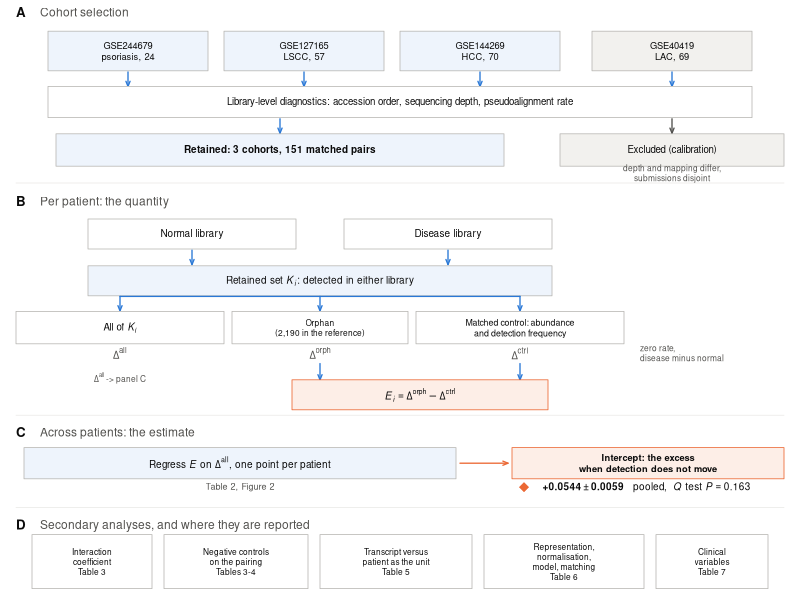
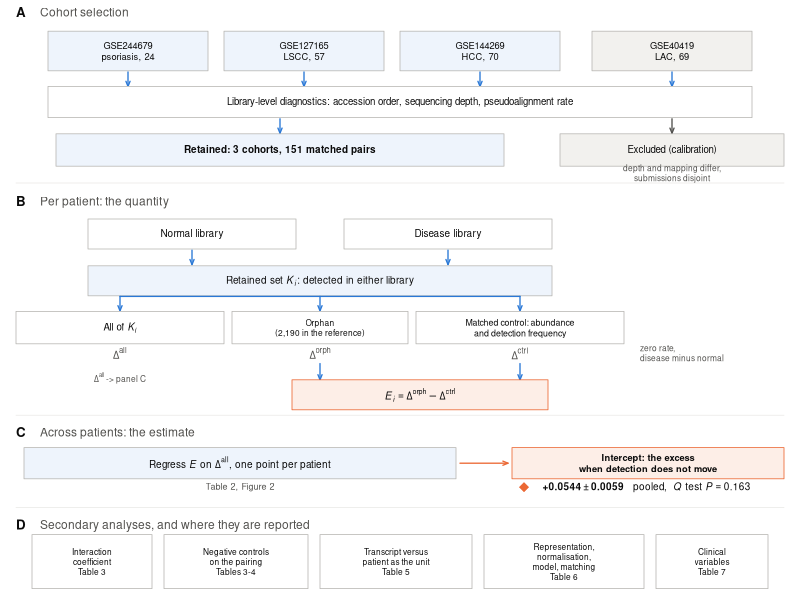

Here is the R script that generated these plots, in order:
#!/usr/bin/env Rscript
## ---------------------------------------------------------------------------
## make_fig1.R — Figure 1（解析の流れ）を作る。旧 overview.pdf の置き換え。
##
## 旧 Figure 1 は「Analysis 1--5」の構成で、その 5 本のうち 3 本が撤回された
## ので描き直しになった。新しい図が示すのは次の 4 つだけである。
##
##   A  コホートの選別（4 → 3。GSE40419 をなぜ外したか）
##   B  患者 1 人あたりの量（K_i → 3 つのゼロ率 → E_i）
##   C  患者をまたぐ推定（E を Δ^all に回帰 → **切片**が主張）
##   D  二次解析（β3、陰性対照、解析単位、感度解析、臨床変数）がどの表になるか
##
## **この図はデータを持たない。**すべて構造の説明なので、数値は主張の中核
## （切片のプール値と異質性）だけを入れてある。それ以外の数字は表に任せる。
##
## 【使い方】
##   Rscript make_fig1.R
##   OUT=Fig1.pdf W=6.7 H=7.6 Rscript make_fig1.R
##
## 【依存】base R のみ。
##
## 【配色】Figure 2 と同じ。青 #2a78d6（主たる流れ）／橙 #eb6834（切片）。
##   validate_palette.js で全項目 PASS。**色・形・位置の 3 つで区別**するので
##   白黒印刷でも読める。除外は色ではなく地のトーンで示す。
##
## 【PDF】cairo_pdf を使う。素の pdf() はフォントを埋め込まない（方針書 §9）。
##
## 【D パネルのテーブル番号は \ref の対象外である（重要）】
##   図の中に焼き込んだ "Table 3" 等は LaTeX の相互参照を通らない。本文の表を
##   増減・移動したら**必ずここを手で合わせること**。現行の対応は
##     Table 1 Table:samples      Table 5 Table:units
##     Table 2 Table:slopes       Table 6 Table:benchmark
##     Table 3 Table:interaction  Table 7 Table:clinical
##     Table 4 Table:excess-null  Table S1 Table:synthetic（巻末。カウンタを戻す）
##   Figure 1 = Fig:ovverview、Figure 2 = Fig:slopes。
##
## 【改訂】
##   2026-09-26  D パネルを 4 箱 → 5 箱。Table 6（Table:benchmark、表現・正規化・
##               モデル・マッチングの感度解析）が抜けていた。Results は 4 小節
##               あり 3.4 がこの表の節なので、二次解析の一覧から落ちているのは
##               不整合だった。幅と字の大きさを詰め、Table 6 は 4 行なので箱の
##               高さを 8.0 → 9.0 にした。
##   2026-09-26  B パネルの orphan の箱を "2,190" → "(2,190 in the reference)"。
##               2,190 は参照配列全体の orphan 数であって、K_i に絞った後の数
##               ではない（絞った後は 2,166 / 2,008 / 1,981、Table S3）。箱が
##               K_i の下流にあるので、無条件に 2,190 と書くと別の量に読める。
## ---------------------------------------------------------------------------

OUT <- Sys.getenv("OUT", "Fig1.pdf")
W   <- as.numeric(Sys.getenv("W", "6.7"))
H   <- as.numeric(Sys.getenv("H", "7.6"))
PNG <- Sys.getenv("PNG", "1") == "1"

SERIES  <- "#2a78d6"; ACCENT <- "#eb6834"
INK     <- "#0b0b0b"; MUTED  <- "#52514e"
LINE    <- "#b9b8b4"; FILL   <- "#eef4fc"   # 青の淡い地
AFILL   <- "#fdeee7"                        # 橙の淡い地
TINT    <- "#f2f1ee"; SURFACE <- "#ffffff"

## --- 部品 -------------------------------------------------------------------
## 箱。lab は複数行可（"\n" で改行）。
bx <- function(x, y, w, h, lab, fill = SURFACE, border = LINE,
               col = INK, cex = 0.62, font = 1, lwd = 0.8) {
  rect(x - w/2, y - h/2, x + w/2, y + h/2, col = fill, border = border, lwd = lwd)
  text(x, y, lab, cex = cex, col = col, font = font)
}
## 縦の矢印
va <- function(x, y0, y1, col = SERIES, lwd = 1.3)
  arrows(x, y0, x, y1, length = 0.055, angle = 22, col = col, lwd = lwd)
## 横の矢印
ha <- function(x0, x1, y, col = SERIES, lwd = 1.3)
  arrows(x0, y, x1, y, length = 0.055, angle = 22, col = col, lwd = lwd)
## パネルの見出し
pl <- function(x, y, letter, title) {
  text(x, y, letter, adj = c(0, 0.5), cex = 0.80, font = 2, col = INK)
  text(x + 3.0, y, title, adj = c(0, 0.5), cex = 0.72, col = MUTED)
}

draw <- function() {
  op <- par(mar = c(0, 0, 0, 0), family = "sans", bg = SURFACE)
  on.exit(par(op))
  plot(NA, xlim = c(0, 100), ylim = c(0, 100), axes = FALSE,
       xlab = "", ylab = "", xaxs = "i", yaxs = "i")

  ## ===================== A  コホートの選別 =================================
  pl(2, 98, "A", "Cohort selection")
  co <- c("GSE244679\npsoriasis, 24", "GSE127165\nLSCC, 57",
          "GSE144269\nHCC, 70", "GSE40419\nLAC, 69")
  xs <- c(16, 38, 60, 84)
  for (i in 1:4)
    bx(xs[i], 91.5, 20, 6.6, co[i], fill = if (i == 4) TINT else FILL, cex = 0.56)
  for (i in 1:4) va(xs[i], 88.0, 85.6)
  bx(50, 83.0, 88, 5.2,
     "Library-level diagnostics: accession order, sequencing depth, pseudoalignment rate",
     fill = SURFACE, cex = 0.58)
  va(35, 80.2, 77.8); va(84, 80.2, 77.8, col = MUTED)
  bx(35, 75.0, 56, 5.4, "Retained: 3 cohorts, 151 matched pairs",
     fill = FILL, cex = 0.60, font = 2)
  bx(84, 75.0, 28, 5.4, "Excluded (calibration)", fill = TINT, cex = 0.58)
  text(84, 71.2, "depth and mapping differ,\nsubmissions disjoint",
       cex = 0.50, col = MUTED)

  ## ===================== B  患者 1 人あたりの量 =============================
  pl(2, 66.5, "B", "Per patient: the quantity")
  bx(24, 61.0, 26, 5.0, "Normal library", fill = SURFACE, cex = 0.60)
  bx(56, 61.0, 26, 5.0, "Disease library", fill = SURFACE, cex = 0.60)
  va(24, 58.3, 55.9); va(56, 58.3, 55.9)
  bx(40, 53.2, 58, 5.0,
     expression("Retained set " * italic(K)[italic(i)] *
                ": detected in either library"), fill = FILL, cex = 0.60)
  for (x in c(15, 40, 65)) va(x, 50.6, 48.2)
  segments(15, 50.6, 65, 50.6, col = SERIES, lwd = 1.3)
  bx(15, 45.4, 26, 5.4, expression("All of " * italic(K)[italic(i)]),
     fill = SURFACE, cex = 0.58)
  ## 2,190 は参照配列全体の数。K_i に絞った後の数ではないので但し書きを付ける。
  bx(40, 45.4, 22, 5.4, "Orphan\n(2,190 in the reference)",
     fill = SURFACE, cex = 0.50)
  bx(65, 45.4, 26, 5.4, "Matched control: abundance\nand detection frequency",
     fill = SURFACE, cex = 0.53)
  text(15, 41.2, expression(Delta^{"all"}), cex = 0.66, col = MUTED)
  text(40, 41.2, expression(Delta^{"orph"}), cex = 0.66, col = MUTED)
  text(65, 41.2, expression(Delta^{"ctrl"}), cex = 0.66, col = MUTED)
  text(80, 41.2, "zero rate,\ndisease minus normal",
       adj = c(0, 0.5), cex = 0.50, col = MUTED)
  ## Delta^orph と Delta^ctrl だけが E に入る。Delta^all はパネル C の横軸。
  va(40, 39.4, 36.7); va(65, 39.4, 36.7)
  bx(52.5, 34.2, 32, 5.0,
     expression(italic(E)[italic(i)] == Delta^{"orph"} - Delta^{"ctrl"}),
     fill = AFILL, border = ACCENT, cex = 0.62)
  text(15, 37.0, expression(Delta^{"all"} * " -> panel C"),
       cex = 0.50, col = MUTED)

  ## ===================== C  患者をまたぐ推定 ================================
  pl(2, 28.0, "C", "Across patients: the estimate")
  bx(30, 22.8, 54, 5.2,
     expression("Regress " * italic(E) * " on " * Delta^{"all"} *
                ", one point per patient"), fill = FILL, cex = 0.60)
  ha(57.5, 63.5, 22.8, col = ACCENT)
  bx(81, 22.8, 34, 5.2, "Intercept: the excess\nwhen detection does not move",
     fill = AFILL, border = ACCENT, cex = 0.56, font = 2)
  points(65.5, 18.8, pch = 23, bg = ACCENT, col = SURFACE, cex = 1.2, lwd = 0.8)
  text(67.8, 18.8, adj = c(0, 0.5), cex = 0.60, col = INK,
       labels = expression(bold("+0.0544") %+-% bold("0.0059") *
                           "   pooled,  " * italic(Q) * " test " *
                           italic(P) == 0.163))
  text(30, 18.8, "Table 2, Figure 2", cex = 0.54, col = MUTED)

  ## ===================== D  二次解析 ========================================
  ## **箱を増減したら xd / wd の合計を確認すること。**
  ## 合計 15+18+19+20+14 = 86、間隔 4 × 1.5 = 6、合わせて 92。x = 4〜96 に収まる。
  pl(2, 12.6, "D", "Secondary analyses, and where they are reported")
  d <- c("Interaction\ncoefficient\nTable 3",
         "Negative controls\non the pairing\nTables 3-4",
         "Transcript versus\npatient as the unit\nTable 5",
         "Representation,\nnormalisation,\nmodel, matching\nTable 6",
         "Clinical\nvariables\nTable 7")
  xd <- c(11.5, 29.5, 49.5, 70.5, 89.0)
  wd <- c(15, 18, 19, 20, 14)
  for (i in 1:5) bx(xd[i], 6.4, wd[i], 9.0, d[i], fill = SURFACE, cex = 0.50)

  ## パネルを分ける薄い罫線
  for (y in c(69.5, 30.8, 15.4)) segments(2, y, 98, y, col = "#e6e5e2", lwd = 0.7)
}

open_pdf <- function(p) {
  ok <- try(cairo_pdf(p, width = W, height = H), silent = TRUE)
  if (inherits(ok, "try-error")) {
    message("（cairo_pdf が使えないので pdf() に落とします。フォント埋め込みを確認すること）")
    pdf(p, width = W, height = H, useDingbats = FALSE)
  }
}
open_png <- function(p, r) {
  ok <- try(png(p, width = W, height = H, units = "in", res = r, type = "cairo"),
            silent = TRUE)
  if (inherits(ok, "try-error")) png(p, width = W, height = H, units = "in", res = r)
}

if (tolower(tools::file_ext(OUT)) == "png") { open_png(OUT, 600); draw(); dev.off() } else {
  open_pdf(OUT); draw(); dev.off()
  if (PNG) { p <- sub("\\.[Pp][Dd][Ff]$", ".png", OUT)
             open_png(p, 200); draw(); dev.off(); cat("確認用:", p, "\n") }
}
cat("書き出し:", OUT, "\n")
cat("投稿前に pdffonts", OUT, "で emb が yes であることを確認すること。\n")
